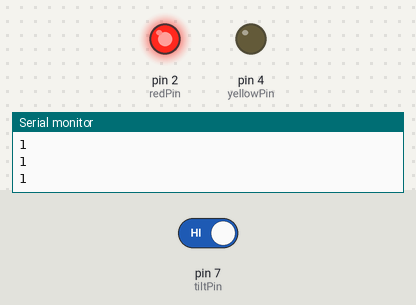
A sketch run on a simulated Arduino Uno, built with avr-gcc and run on an emulated ATmega328P. Parts: output pins drawn as LEDs (lit = HIGH), the last lines printed to the serial monitor. Inputs (shaded band) come from the test bench; at power-on: pin 7 (tiltPin) HIGH.

Above: at 1.2 s.
1.3 s: pin 7 (tiltPin) driven LOW
At 2.1 s:
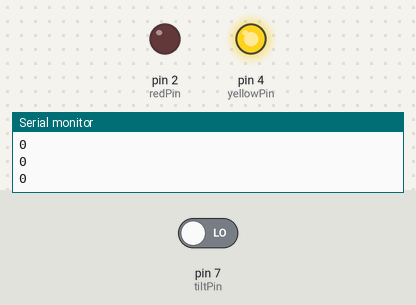
2.8 s: pin 7 (tiltPin) driven HIGH
At 3.3 s:
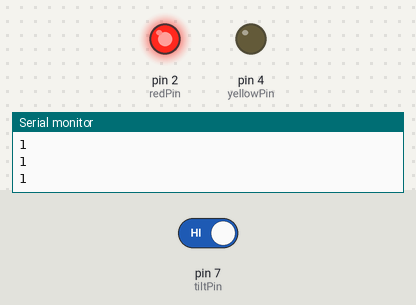
Timing chart, 0 to 5.8 s (numbered marks = the images above; inputs shaded):
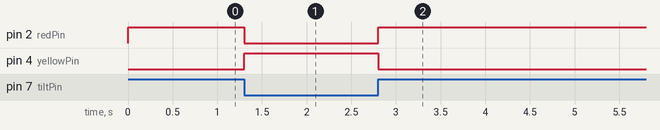

Measured:
- after the input at 1.3 s, pin 2 (redPin): HIGH → LOW at once; pin 4 (yellowPin): LOW → HIGH at once
- after the input at 2.8 s, pin 2 (redPin): LOW → HIGH at once; pin 4 (yellowPin): HIGH → LOW at once

The sketch:

tilt_switch_test.ino
```cpp
int yellowPin=4;
int redPin=2;

int tiltPin=7;

void setup() {
  Serial.begin(9600);
  pinMode(yellowPin,OUTPUT);
  pinMode(redPin,OUTPUT);
  pinMode(tiltPin,INPUT);
  digitalWrite(tiltPin,HIGH);
}

void loop() {
  int isTilt=digitalRead(tiltPin);

  Serial.println(isTilt);
  if(isTilt){
    digitalWrite(redPin,HIGH);
    digitalWrite(yellowPin,LOW);
  }
  else{
    digitalWrite(yellowPin,HIGH);
    digitalWrite(redPin,LOW);
  }

  delay(100);
}
```
